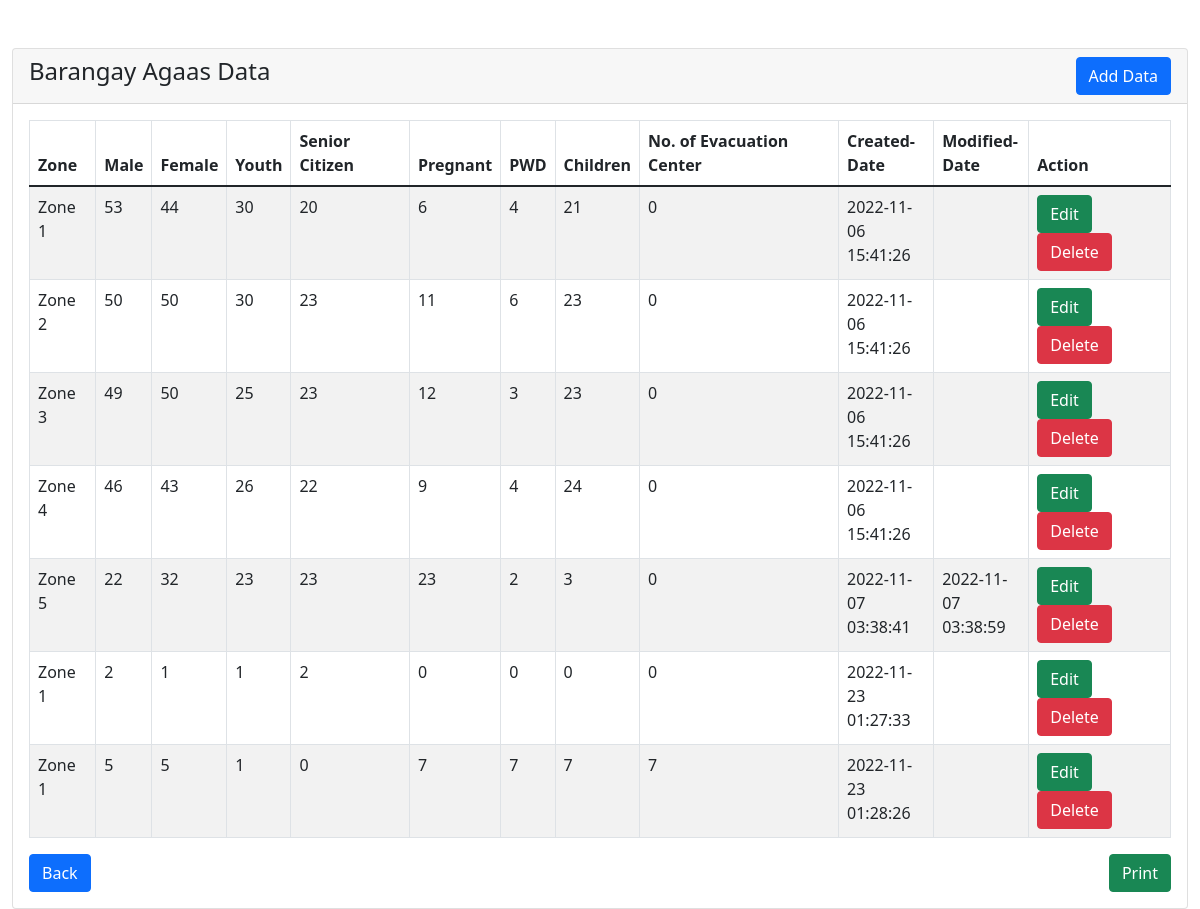
/admin/barangay-statistics/agaas/agaas-tbl.php (signed in), run on the app's committed database.
### tables this page shows
CREATE TABLE `barangay_data` (
  `id` int(10) NOT NULL,
  `barangay_name` varchar(50) NOT NULL,
  `zone` varchar(15) NOT NULL,
  `male` int(11) NOT NULL,
  `female` int(11) NOT NULL,
  `youth` int(11) NOT NULL,
  `senior_citizen` int(11) NOT NULL,
  `pregnant` int(11) NOT NULL,
  `pwd` int(11) NOT NULL,
  `children` int(11) NOT NULL,
  `no_evacuations` int(11) NOT NULL,
  `created_date` timestamp NULL DEFAULT current_timestamp(),
  `modified_date` timestamp NULL DEFAULT NULL ON UPDATE current_timestamp()
);

### admin/barangay-statistics/agaas/agaas-tbl.php (the view, shortened to what this page needs)
<?php
require '../../dbconfig.php';
?>
<!doctype html>
<html lang="en">
  <head>
    <link rel="stylesheet" type="text/css" href="../style-print.css" media="print" >
    <link href="https://cdn.jsdelivr.net/npm/bootstrap@5.1.3/dist/css/bootstrap.min.css" rel="stylesheet">
</head>
<body>
    <div class="container-fluid mt-5">
        <div class="row">
            <div class="col-md-12">
                <div class="card">
                    <div class="card-header">
                        <h4>Barangay Agaas Data
                            <a href="add-data.php" class="btn btn-primary float-end" id="print-btn">Add Data</a>
                        </h4>
                    </div>
                    <div class="card-body">
                        <table class="table table-bordered table-striped">
                            <thead>
                                <tr>
                                    <th>Zone</th>
                                    <th>Male</th>
                                    <th>Female</th>
                                    <th>Youth</th>
                                    <th>Senior Citizen</th>
                                    <th>Pregnant</th>
                                    <th>PWD</th>
                                    <th>Children</th>
                                    <th>No. of Evacuation Center</th>
                                    <th id="print-btn">Created-Date</th>
                                    <th id="print-btn">Modified-Date</th>
                                    <th id="print-btn">Action</th>
                                </tr>
                            </thead>
                            <tbody>
                                <?php
                                    $query = "SELECT * FROM barangay_data WHERE barangay_name='Agaas'";
                                    $query_run = mysqli_query($con, $query);
                                    if(mysqli_num_rows($query_run) > 0)
                                    {
                                        foreach($query_run as $agaas)
                                        {
                                            ?>
                                            <tr>
                                                <td><?= $agaas['zone']; ?></td>
                                                <td><?= $agaas['male']; ?></td>
                                                <td><?= $agaas['female']; ?></td>
                                                <td><?= $agaas['youth']; ?></td>
                                                <td><?= $agaas['senior_citizen']; ?></td>
                                                <td><?= $agaas['pregnant']; ?></td>
                                                <td><?= $agaas['pwd']; ?></td>
                                                <td><?= $agaas['children']; ?></td>
                                                <td><?= $agaas['no_evacuations']; ?></td>
                                                <td id="print-btn" class="col-md-1"><?= $agaas['created_date']; ?></td>
                                                <td id="print-btn" class="col-md-1"><?= $agaas['modified_date']; ?></td>
                                                <td id="print-btn" class="col-md-1.1">
                                                    <a href="edit-data.php?id=<?= $agaas['id']; ?>" class="btn btn-success btn">Edit</a>
                                                    <button type="button" class="btn btn-danger btn deletebtn">Delete</button>
                                                </td>
                                            </tr>
                                            <?php
                                        }
                                    }
                                    else
                                    {
                                        echo "<h5> No Record Found </h5>";
                                    }
                                ?>
                            </tbody>
                        </table>
                        <a href="../barangay-statistics.php" class="btn btn-primary float-start" id="print-btn">Back</a>
                        <button onclick="window.print()" class="btn btn-success float-end" id="print-btn">  Print  </button>
                    </div>
                </div>
            </div>
        </div>
    </div>
</body>
</html>

### admin/barangay-statistics/style-print.css (style rules this page uses)
#print-btn { display: none; visibility: none; }

### data on the page
barangay_data: zone "Zone 1", male "53", female "44", youth "30", senior_citizen "20", pregnant "6", pwd "4", children "21", no_evacuations "0", created_date "2022-11-06 15:41:26"
barangay_data: zone "Zone 2", male "50", female "50", youth "30", senior_citizen "23", pregnant "11", pwd "6", children "23", no_evacuations "0", created_date "2022-11-06 15:41:26"
barangay_data: zone "Zone 3", male "49", female "50", youth "25", senior_citizen "23", pregnant "12", pwd "3", children "23", no_evacuations "0", created_date "2022-11-06 15:41:26"
barangay_data: zone "Zone 4", male "46", female "43", youth "26", senior_citizen "22", pregnant "9", pwd "4", children "24", no_evacuations "0", created_date "2022-11-06 15:41:26"
barangay_data: zone "Zone 5", male "22", female "32", youth "23", senior_citizen "23", pregnant "23", pwd "2", children "3", no_evacuations "0", created_date "2022-11-07 03:38:41", modified_date "2022-11-07 03:38:59"
barangay_data: zone "Zone 1", male "2", female "1", youth "1", senior_citizen "2", pregnant "0", pwd "0", children "0", no_evacuations "0", created_date "2022-11-23 01:27:33"
barangay_data: zone "Zone 1", male "5", female "5", youth "1", senior_citizen "0", pregnant "7", pwd "7", children "7", no_evacuations "7", created_date "2022-11-23 01:28:26"
